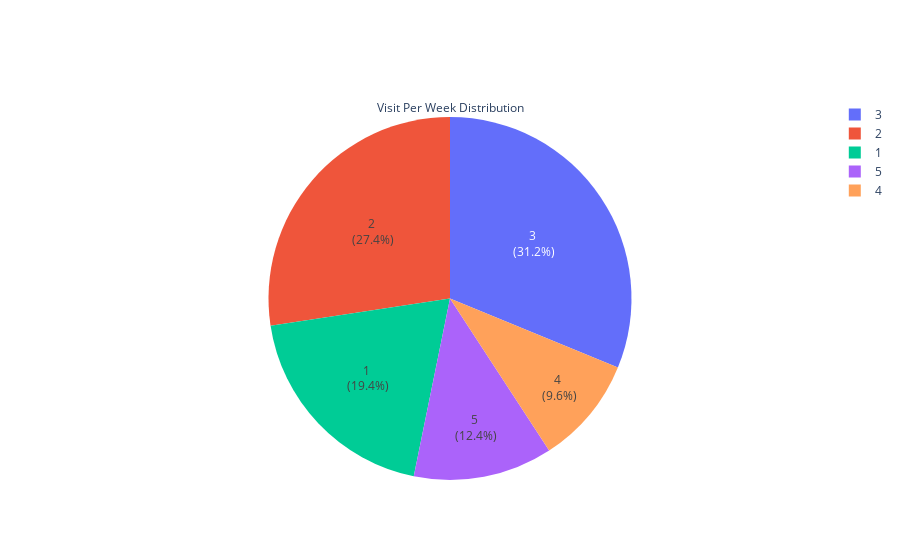

The notebook cell this image was saved under:
### Markdown cell above
### Distribution of Visit Per Week

### Code cell
fig = go.Figure()
fig.add_trace(go.Pie(
    labels=df['visit_per_week'].value_counts().index,
    values=df['visit_per_week'].value_counts().values,
    title='Visit Per Week Distribution',
    textinfo='label+percent+value',  # This will show label, percentage, and actual value
    texttemplate='%{label}<br> (%{percent})',  # Custom formatting
    textposition='auto'  # Automatically positions the text
))
iplot(fig)
fig.write_html("vis/visit_per_week_count.html")

### Figure 1 — Plotly figure (JSON) as saved in the notebook; plotly's stock layout.template omitted (floating-point values rounded to 4 significant figures)
{"data": [{"labels": [3, 2, 1, 5, 4], "textinfo": "label+percent+value", "textposition": "auto", "texttemplate": "%{label}<br> (%{percent})", "title": {"text": "Visit Per Week Distribution"}, "type": "pie", "values": [312, 274, 194, 124, 96]}], "layout": {}}
